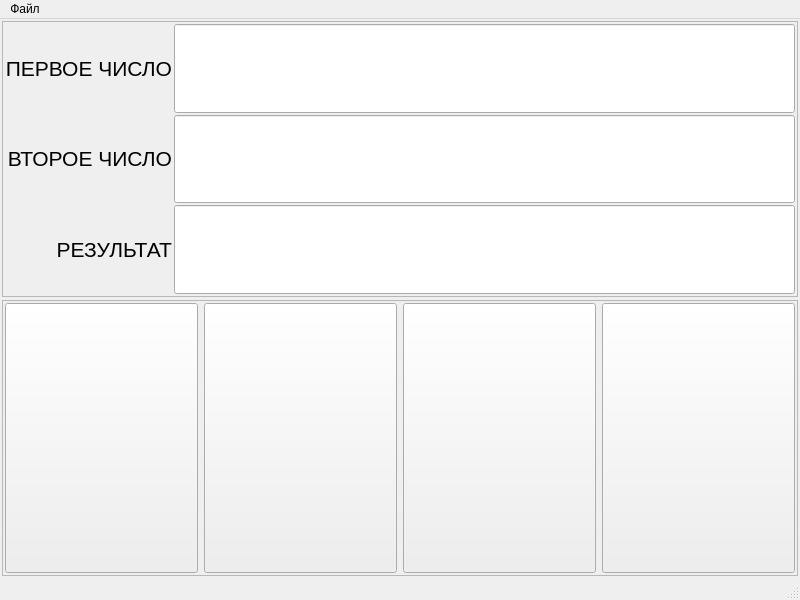
<?xml version="1.0" encoding="UTF-8"?>
<ui version="4.0">
 <class>MainWindow</class>
 <widget class="QMainWindow" name="MainWindow">
  <property name="geometry">
   <rect>
    <x>0</x>
    <y>0</y>
    <width>800</width>
    <height>600</height>
   </rect>
  </property>
  <property name="windowTitle">
   <string>MainWindow</string>
  </property>
  <widget class="QWidget" name="centralwidget">
   <layout class="QVBoxLayout" name="verticalLayout">
    <property name="spacing">
     <number>3</number>
    </property>
    <property name="leftMargin">
     <number>2</number>
    </property>
    <property name="topMargin">
     <number>2</number>
    </property>
    <property name="rightMargin">
     <number>2</number>
    </property>
    <property name="bottomMargin">
     <number>2</number>
    </property>
    <item>
     <widget class="QFrame" name="up_frame">
      <property name="frameShape">
       <enum>QFrame::StyledPanel</enum>
      </property>
      <property name="frameShadow">
       <enum>QFrame::Raised</enum>
      </property>
      <layout class="QGridLayout" name="gridLayout">
       <property name="leftMargin">
        <number>2</number>
       </property>
       <property name="topMargin">
        <number>2</number>
       </property>
       <property name="rightMargin">
        <number>2</number>
       </property>
       <property name="bottomMargin">
        <number>2</number>
       </property>
       <property name="spacing">
        <number>2</number>
       </property>
       <item row="0" column="0">
        <widget class="QLabel" name="value1_label">
         <property name="sizePolicy">
          <sizepolicy hsizetype="Preferred" vsizetype="Preferred">
           <horstretch>0</horstretch>
           <verstretch>0</verstretch>
          </sizepolicy>
         </property>
         <property name="text">
          <string>&lt;html&gt;&lt;head/&gt;&lt;body&gt;&lt;p&gt;&lt;span style=&quot; font-size:16pt;&quot;&gt;ПЕРВОЕ ЧИСЛО&lt;/span&gt;&lt;/p&gt;&lt;/body&gt;&lt;/html&gt;</string>
         </property>
         <property name="alignment">
          <set>Qt::AlignRight|Qt::AlignTrailing|Qt::AlignVCenter</set>
         </property>
        </widget>
       </item>
       <item row="0" column="1">
        <widget class="QLineEdit" name="value1_lineEdit">
         <property name="sizePolicy">
          <sizepolicy hsizetype="Expanding" vsizetype="Preferred">
           <horstretch>0</horstretch>
           <verstretch>0</verstretch>
          </sizepolicy>
         </property>
         <property name="font">
          <font>
           <pointsize>14</pointsize>
          </font>
         </property>
         <property name="alignment">
          <set>Qt::AlignRight|Qt::AlignTrailing|Qt::AlignVCenter</set>
         </property>
        </widget>
       </item>
       <item row="2" column="0">
        <widget class="QLabel" name="result_label">
         <property name="sizePolicy">
          <sizepolicy hsizetype="Preferred" vsizetype="Preferred">
           <horstretch>0</horstretch>
           <verstretch>0</verstretch>
          </sizepolicy>
         </property>
         <property name="text">
          <string>&lt;html&gt;&lt;head/&gt;&lt;body&gt;&lt;p&gt;&lt;span style=&quot; font-size:16pt;&quot;&gt;РЕЗУЛЬТАТ&lt;/span&gt;&lt;/p&gt;&lt;/body&gt;&lt;/html&gt;</string>
         </property>
         <property name="alignment">
          <set>Qt::AlignRight|Qt::AlignTrailing|Qt::AlignVCenter</set>
         </property>
        </widget>
       </item>
       <item row="1" column="0">
        <widget class="QLabel" name="value2_label">
         <property name="sizePolicy">
          <sizepolicy hsizetype="Preferred" vsizetype="Preferred">
           <horstretch>0</horstretch>
           <verstretch>0</verstretch>
          </sizepolicy>
         </property>
         <property name="text">
          <string>&lt;html&gt;&lt;head/&gt;&lt;body&gt;&lt;p&gt;&lt;span style=&quot; font-size:16pt;&quot;&gt;ВТОРОЕ ЧИСЛО&lt;/span&gt;&lt;/p&gt;&lt;/body&gt;&lt;/html&gt;</string>
         </property>
         <property name="alignment">
          <set>Qt::AlignRight|Qt::AlignTrailing|Qt::AlignVCenter</set>
         </property>
        </widget>
       </item>
       <item row="2" column="1">
        <widget class="QLineEdit" name="result_lineEdit">
         <property name="sizePolicy">
          <sizepolicy hsizetype="Expanding" vsizetype="Preferred">
           <horstretch>0</horstretch>
           <verstretch>0</verstretch>
          </sizepolicy>
         </property>
         <property name="font">
          <font>
           <pointsize>14</pointsize>
          </font>
         </property>
         <property name="alignment">
          <set>Qt::AlignRight|Qt::AlignTrailing|Qt::AlignVCenter</set>
         </property>
        </widget>
       </item>
       <item row="1" column="1">
        <widget class="QLineEdit" name="value2_lineEdit">
         <property name="sizePolicy">
          <sizepolicy hsizetype="Expanding" vsizetype="Preferred">
           <horstretch>0</horstretch>
           <verstretch>0</verstretch>
          </sizepolicy>
         </property>
         <property name="font">
          <font>
           <pointsize>14</pointsize>
          </font>
         </property>
         <property name="alignment">
          <set>Qt::AlignRight|Qt::AlignTrailing|Qt::AlignVCenter</set>
         </property>
        </widget>
       </item>
      </layout>
     </widget>
    </item>
    <item>
     <widget class="QFrame" name="down_frame">
      <property name="frameShape">
       <enum>QFrame::StyledPanel</enum>
      </property>
      <property name="frameShadow">
       <enum>QFrame::Raised</enum>
      </property>
      <layout class="QHBoxLayout" name="horizontalLayout">
       <property name="leftMargin">
        <number>2</number>
       </property>
       <property name="topMargin">
        <number>2</number>
       </property>
       <property name="rightMargin">
        <number>2</number>
       </property>
       <property name="bottomMargin">
        <number>2</number>
       </property>
       <item>
        <widget class="QPushButton" name="plus_button">
         <property name="sizePolicy">
          <sizepolicy hsizetype="Preferred" vsizetype="Preferred">
           <horstretch>0</horstretch>
           <verstretch>0</verstretch>
          </sizepolicy>
         </property>
         <property name="text">
          <string/>
         </property>
        </widget>
       </item>
       <item>
        <widget class="QPushButton" name="minus_button">
         <property name="sizePolicy">
          <sizepolicy hsizetype="Preferred" vsizetype="Preferred">
           <horstretch>0</horstretch>
           <verstretch>0</verstretch>
          </sizepolicy>
         </property>
         <property name="text">
          <string/>
         </property>
        </widget>
       </item>
       <item>
        <widget class="QPushButton" name="multiply_button">
         <property name="sizePolicy">
          <sizepolicy hsizetype="Preferred" vsizetype="Preferred">
           <horstretch>0</horstretch>
           <verstretch>0</verstretch>
          </sizepolicy>
         </property>
         <property name="text">
          <string/>
         </property>
        </widget>
       </item>
       <item>
        <widget class="QPushButton" name="divide_button">
         <property name="sizePolicy">
          <sizepolicy hsizetype="Preferred" vsizetype="Preferred">
           <horstretch>0</horstretch>
           <verstretch>0</verstretch>
          </sizepolicy>
         </property>
         <property name="text">
          <string/>
         </property>
        </widget>
       </item>
      </layout>
     </widget>
    </item>
   </layout>
  </widget>
  <widget class="QMenuBar" name="menubar">
   <property name="geometry">
    <rect>
     <x>0</x>
     <y>0</y>
     <width>800</width>
     <height>26</height>
    </rect>
   </property>
   <widget class="QMenu" name="file_menu">
    <property name="title">
     <string>Файл</string>
    </property>
    <addaction name="about_action"/>
    <addaction name="separator"/>
    <addaction name="close_action"/>
   </widget>
   <addaction name="file_menu"/>
  </widget>
  <widget class="QStatusBar" name="statusbar"/>
  <action name="about_action">
   <property name="text">
    <string>О программе...</string>
   </property>
  </action>
  <action name="close_action">
   <property name="text">
    <string>Закрыть</string>
   </property>
  </action>
 </widget>
 <resources/>
 <connections/>
</ui>
